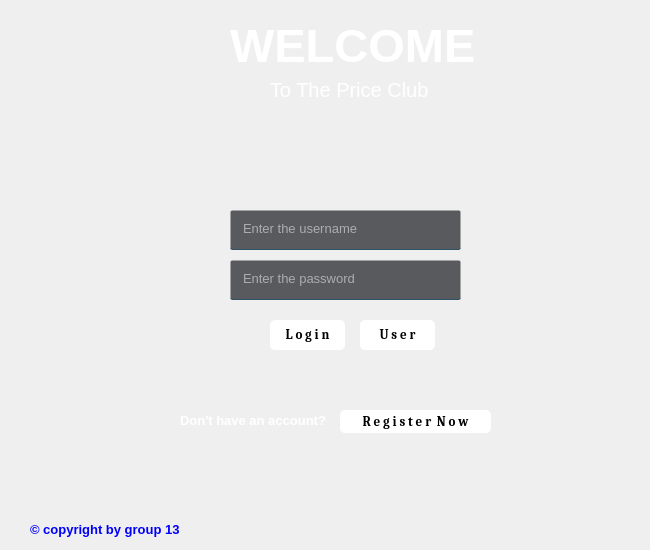
<?xml version="1.0" encoding="UTF-8"?>
<ui version="4.0">
 <class>loginForm</class>
 <widget class="QWidget" name="loginForm">
  <property name="geometry">
   <rect>
    <x>0</x>
    <y>0</y>
    <width>650</width>
    <height>550</height>
   </rect>
  </property>
  <property name="windowTitle">
   <string/>
  </property>
  <property name="windowIcon">
   <iconset theme="lock">
    <normaloff>.</normaloff>.</iconset>
  </property>
  <property name="autoFillBackground">
   <bool>false</bool>
  </property>
  <property name="styleSheet">
   <string notr="true"/>
  </property>
  <widget class="QWidget" name="widget" native="true">
   <property name="geometry">
    <rect>
     <x>0</x>
     <y>0</y>
     <width>650</width>
     <height>550</height>
    </rect>
   </property>
   <property name="styleSheet">
    <string notr="true">QWidget#widget{
background-image: url(E:/BSCS/5 semester/Advance Programing/project/bg1.jpg);

}</string>
   </property>
   <widget class="QLineEdit" name="lnamelineEdit">
    <property name="geometry">
     <rect>
      <x>230</x>
      <y>210</y>
      <width>231</width>
      <height>40</height>
     </rect>
    </property>
    <property name="font">
     <font>
      <pointsize>10</pointsize>
     </font>
    </property>
    <property name="styleSheet">
     <string notr="true">background-color:rgba(47,49,52,200);
color:white;
border-radius:2px;
padding-left:10px;
border:1px solid rgba(0,0,0,0);
border-bottom-color:rgba(46,82,101,255);
padding-bottom:3px;</string>
    </property>
    <property name="placeholderText">
     <string>Enter the username</string>
    </property>
   </widget>
   <widget class="QLineEdit" name="lpasslineEdit">
    <property name="geometry">
     <rect>
      <x>230</x>
      <y>260</y>
      <width>231</width>
      <height>40</height>
     </rect>
    </property>
    <property name="font">
     <font>
      <pointsize>10</pointsize>
     </font>
    </property>
    <property name="styleSheet">
     <string notr="true">background-color:rgba(47,49,52,200);
color:white;
border-radius:2px;
padding-left:10px;
border:1px solid rgba(0,0,0,0);
border-bottom-color:rgba(46,82,101,255);
padding-bottom:3px;</string>
    </property>
    <property name="echoMode">
     <enum>QLineEdit::Password</enum>
    </property>
    <property name="placeholderText">
     <string>Enter the password</string>
    </property>
   </widget>
   <widget class="QPushButton" name="lloginbutton">
    <property name="geometry">
     <rect>
      <x>270</x>
      <y>320</y>
      <width>75</width>
      <height>30</height>
     </rect>
    </property>
    <property name="font">
     <font>
      <family>Cambria</family>
      <pointsize>10</pointsize>
      <weight>75</weight>
      <bold>true</bold>
     </font>
    </property>
    <property name="styleSheet">
     <string notr="true">QPushButton#lloginbutton{
background-color:white;
color:black;
border-radius:5px;
}

QPushButton#lloginbutton:pressed{
background-color:lightgrey;
}</string>
    </property>
    <property name="text">
     <string>L o g i n</string>
    </property>
   </widget>
   <widget class="QPushButton" name="ladminbutton">
    <property name="geometry">
     <rect>
      <x>360</x>
      <y>320</y>
      <width>75</width>
      <height>30</height>
     </rect>
    </property>
    <property name="font">
     <font>
      <family>Cambria</family>
      <pointsize>10</pointsize>
      <weight>75</weight>
      <bold>true</bold>
     </font>
    </property>
    <property name="styleSheet">
     <string notr="true">QPushButton#ladminbutton{
background-color:white;
color:black;
border-radius:5px;
}

QPushButton#ladminbutton:pressed{
background-color:lightgrey;
}</string>
    </property>
    <property name="text">
     <string>U s e r</string>
    </property>
   </widget>
   <widget class="QLabel" name="label_2">
    <property name="geometry">
     <rect>
      <x>180</x>
      <y>410</y>
      <width>181</width>
      <height>21</height>
     </rect>
    </property>
    <property name="font">
     <font>
      <pointsize>10</pointsize>
      <weight>75</weight>
      <bold>true</bold>
     </font>
    </property>
    <property name="styleSheet">
     <string notr="true">color:white;
</string>
    </property>
    <property name="text">
     <string>Don't have an account?</string>
    </property>
   </widget>
   <widget class="QPushButton" name="lregbutton">
    <property name="geometry">
     <rect>
      <x>340</x>
      <y>410</y>
      <width>151</width>
      <height>23</height>
     </rect>
    </property>
    <property name="font">
     <font>
      <family>Cambria</family>
      <pointsize>10</pointsize>
      <weight>75</weight>
      <bold>true</bold>
     </font>
    </property>
    <property name="styleSheet">
     <string notr="true">QPushButton#lregbutton{
background-color:white;
color:black;
border-radius:5px;
}

QPushButton#lregbutton:pressed{
background-color:lightgrey;
}</string>
    </property>
    <property name="text">
     <string>R e g i s t e r  N o w</string>
    </property>
   </widget>
   <widget class="QLabel" name="label">
    <property name="geometry">
     <rect>
      <x>230</x>
      <y>20</y>
      <width>251</width>
      <height>51</height>
     </rect>
    </property>
    <property name="font">
     <font>
      <pointsize>35</pointsize>
      <weight>75</weight>
      <bold>true</bold>
     </font>
    </property>
    <property name="styleSheet">
     <string notr="true">color:white;</string>
    </property>
    <property name="text">
     <string>WELCOME</string>
    </property>
   </widget>
   <widget class="QLabel" name="label_3">
    <property name="geometry">
     <rect>
      <x>270</x>
      <y>80</y>
      <width>181</width>
      <height>20</height>
     </rect>
    </property>
    <property name="font">
     <font>
      <pointsize>15</pointsize>
      <weight>50</weight>
      <bold>false</bold>
     </font>
    </property>
    <property name="styleSheet">
     <string notr="true">color:white;</string>
    </property>
    <property name="text">
     <string>To The Price Club</string>
    </property>
   </widget>
   <widget class="QLabel" name="label_4">
    <property name="geometry">
     <rect>
      <x>30</x>
      <y>519</y>
      <width>171</width>
      <height>21</height>
     </rect>
    </property>
    <property name="font">
     <font>
      <pointsize>10</pointsize>
      <weight>75</weight>
      <bold>true</bold>
     </font>
    </property>
    <property name="styleSheet">
     <string notr="true">color:blue;</string>
    </property>
    <property name="text">
     <string>© copyright by group 13</string>
    </property>
   </widget>
  </widget>
 </widget>
 <resources>
  <include location="file2.qrc"/>
 </resources>
 <connections/>
</ui>
